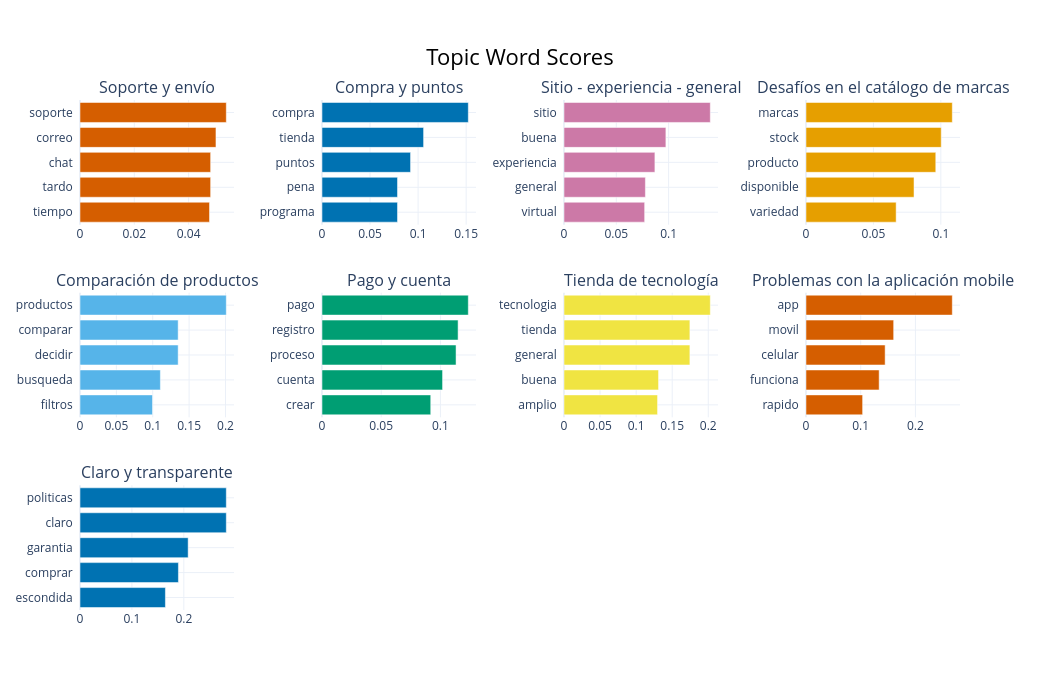

Notebook source saved alongside this figure:
### Markdown cell above
Revisen las etiquetas: ¿alguna **inventa** algo que no está en los
documentos? Un modelo de 0.5 mil millones de parámetros es rápido y privado,
pero menos preciso que un LLM grande; por eso conviene revisar siempre la
salida.

### Code cell
fig = topic_model.visualize_barchart(top_n_topics=10, n_words=5, custom_labels=True,
                                     width=260, height=230)
fig.write_html(SALIDAS / "topicos_etiquetados.html", include_plotlyjs="cdn")
fig.show()

### Figure 1 — Plotly figure (JSON) as saved in the notebook; plotly's stock layout.template omitted (floating-point values rounded to 4 significant figures)
{"data": [{"marker": {"color": "#D55E00"}, "orientation": "h", "x": [0.04769, 0.04811, 0.04811, 0.05007, 0.05388], "y": ["tiempo  ", "tardo  ", "chat  ", "correo  ", "soporte  "], "type": "bar", "xaxis": "x", "yaxis": "y"}, {"marker": {"color": "#0072B2"}, "orientation": "h", "x": [0.07858, 0.07858, 0.09215, 0.1057, 0.1523], "y": ["programa  ", "pena  ", "puntos  ", "tienda  ", "compra  "], "type": "bar", "xaxis": "x2", "yaxis": "y2"}, {"marker": {"color": "#CC79A7"}, "orientation": "h", "x": [0.07709, 0.0778, 0.08689, 0.09739, 0.1399], "y": ["virtual  ", "general  ", "experiencia  ", "buena  ", "sitio  "], "type": "bar", "xaxis": "x3", "yaxis": "y3"}, {"marker": {"color": "#E69F00"}, "orientation": "h", "x": [0.06685, 0.08012, 0.09624, 0.1003, 0.1085], "y": ["variedad  ", "disponible  ", "producto  ", "stock  ", "marcas  "], "type": "bar", "xaxis": "x4", "yaxis": "y4"}, {"marker": {"color": "#56B4E9"}, "orientation": "h", "x": [0.09966, 0.1105, 0.135, 0.135, 0.2011], "y": ["filtros  ", "busqueda  ", "decidir  ", "comparar  ", "productos  "], "type": "bar", "xaxis": "x5", "yaxis": "y5"}, {"marker": {"color": "#009E73"}, "orientation": "h", "x": [0.09182, 0.1018, 0.1132, 0.1149, 0.1235], "y": ["crear  ", "cuenta  ", "proceso  ", "registro  ", "pago  "], "type": "bar", "xaxis": "x6", "yaxis": "y6"}, {"marker": {"color": "#F0E442"}, "orientation": "h", "x": [0.1297, 0.1311, 0.1745, 0.1745, 0.2028], "y": ["amplio  ", "buena  ", "general  ", "tienda  ", "tecnologia  "], "type": "bar", "xaxis": "x7", "yaxis": "y7"}, {"marker": {"color": "#D55E00"}, "orientation": "h", "x": [0.1035, 0.1337, 0.1447, 0.1602, 0.2674], "y": ["rapido  ", "funciona  ", "celular  ", "movil  ", "app  "], "type": "bar", "xaxis": "x8", "yaxis": "y8"}, {"marker": {"color": "#0072B2"}, "orientation": "h", "x": [0.1645, 0.1896, 0.2083, 0.2818, 0.2818], "y": ["escondida  ", "comprar  ", "garantia  ", "claro  ", "politicas  "], "type": "bar", "xaxis": "x9", "yaxis": "y9"}], "layout": {"xaxis": {"anchor": "y", "domain": [0.0, 0.175], "showgrid": true}, "yaxis": {"anchor": "x", "domain": [0.7556, 1.0], "showgrid": true}, "xaxis2": {"anchor": "y2", "domain": [0.275, 0.45], "showgrid": true}, "yaxis2": {"anchor": "x2", "domain": [0.7556, 1.0], "showgrid": true}, "xaxis3": {"anchor": "y3", "domain": [0.55, 0.725], "showgrid": true}, "yaxis3": {"anchor": "x3", "domain": [0.7556, 1.0], "showgrid": true}, "xaxis4": {"anchor": "y4", "domain": [0.825, 1.0], "showgrid": true}, "yaxis4": {"anchor": "x4", "domain": [0.7556, 1.0], "showgrid": true}, "xaxis5": {"anchor": "y5", "domain": [0.0, 0.175], "showgrid": true}, "yaxis5": {"anchor": "x5", "domain": [0.3778, 0.6222], "showgrid": true}, "xaxis6": {"anchor": "y6", "domain": [0.275, 0.45], "showgrid": true}, "yaxis6": {"anchor": "x6", "domain": [0.3778, 0.6222], "showgrid": true}, "xaxis7": {"anchor": "y7", "domain": [0.55, 0.725], "showgrid": true}, "yaxis7": {"anchor": "x7", "domain": [0.3778, 0.6222], "showgrid": true}, "xaxis8": {"anchor": "y8", "domain": [0.825, 1.0], "showgrid": true}, "yaxis8": {"anchor": "x8", "domain": [0.3778, 0.6222], "showgrid": true}, "xaxis9": {"anchor": "y9", "domain": [0.0, 0.175], "showgrid": true}, "yaxis9": {"anchor": "x9", "domain": [0.0, 0.2444], "showgrid": true}, "xaxis10": {"anchor": "y10", "domain": [0.275, 0.45], "showgrid": true}, "yaxis10": {"anchor": "x10", "domain": [0.0, 0.2444], "showgrid": true}, "xaxis11": {"anchor": "y11", "domain": [0.55, 0.725], "showgrid": true}, "yaxis11": {"anchor": "x11", "domain": [0.0, 0.2444], "showgrid": true}, "xaxis12": {"anchor": "y12", "domain": [0.825, 1.0], "showgrid": true}, "yaxis12": {"anchor": "x12", "domain": [0.0, 0.2444], "showgrid": true}, "annotations": [{"font": {"size": 16}, "showarrow": false, "text": "Soporte y envío", "x": 0.0875, "xanchor": "center", "xref": "paper", "y": 1.0, "yanchor": "bottom", "yref": "paper"}, {"font": {"size": 16}, "showarrow": false, "text": "Compra y puntos", "x": 0.3625, "xanchor": "center", "xref": "paper", "y": 1.0, "yanchor": "bottom", "yref": "paper"}, {"font": {"size": 16}, "showarrow": false, "text": "Sitio - experiencia - general", "x": 0.6375, "xanchor": "center", "xref": "paper", "y": 1.0, "yanchor": "bottom", "yref": "paper"}, {"font": {"size": 16}, "showarrow": false, "text": "Desafíos en el catálogo de marcas", "x": 0.9125, "xanchor": "center", "xref": "paper", "y": 1.0, "yanchor": "bottom", "yref": "paper"}, {"font": {"size": 16}, "showarrow": false, "text": "Comparación de productos", "x": 0.0875, "xanchor": "center", "xref": "paper", "y": 0.6222, "yanchor": "bottom", "yref": "paper"}, {"font": {"size": 16}, "showarrow": false, "text": "Pago y cuenta", "x": 0.3625, "xanchor": "center", "xref": "paper", "y": 0.6222, "yanchor": "bottom", "yref": "paper"}, {"font": {"size": 16}, "showarrow": false, "text": "Tienda de tecnología", "x": 0.6375, "xanchor": "center", "xref": "paper", "y": 0.6222, "yanchor": "bottom", "yref": "paper"}, {"font": {"size": 16}, "showarrow": false, "text": "Problemas con la aplicación mobile", "x": 0.9125, "xanchor": "center", "xref": "paper", "y": 0.6222, "yanchor": "bottom", "yref": "paper"}, {"font": {"size": 16}, "showarrow": false, "text": "Claro y transparente", "x": 0.0875, "xanchor": "center", "xref": "paper", "y": 0.2444, "yanchor": "bottom", "yref": "paper"}], "title": {"font": {"size": 22, "color": "Black"}, "text": "Topic Word Scores", "x": 0.5, "xanchor": "center", "yanchor": "top"}, "hoverlabel": {"font": {"size": 16, "family": "Rockwell"}, "bgcolor": "white"}, "showlegend": false, "width": 1040, "height": 690}}
